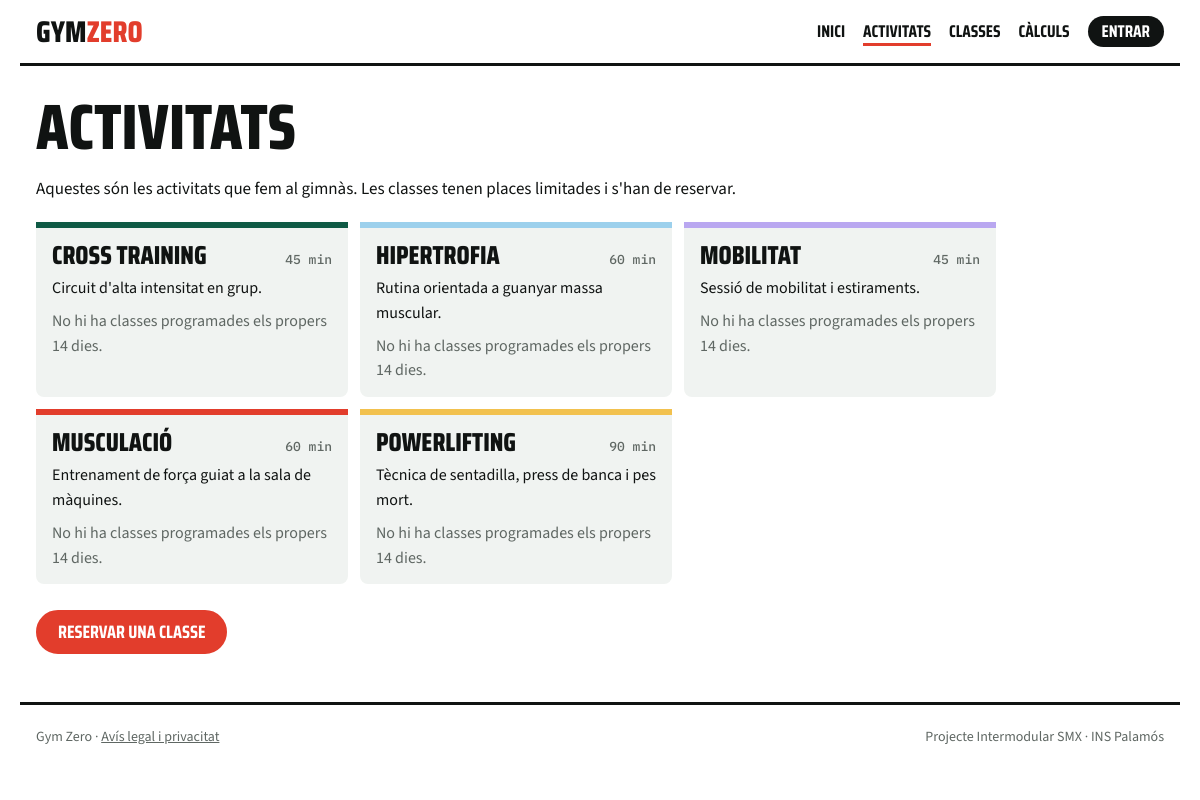
The page /activitats/index.php on the database its author committed.
### tables this page shows
CREATE TABLE activitats (
  id                 INT UNSIGNED AUTO_INCREMENT PRIMARY KEY,
  nom                VARCHAR(60)  NOT NULL,
  descripcio         TEXT         NULL,
  durada_min         SMALLINT UNSIGNED NOT NULL DEFAULT 60,
  places_per_defecte SMALLINT UNSIGNED NOT NULL DEFAULT 15,
  activa             TINYINT(1)   NOT NULL DEFAULT 1,
  CONSTRAINT uq_activitats_nom UNIQUE (nom)
);

### www/inc/sessio.php (called while the page is built, shortened)
<?php
function h($text)
{
    return htmlspecialchars((string) $text, ENT_QUOTES, 'UTF-8');
}
function usuari_actual()
{
    return $_SESSION['usuari'] ?? null;
}
function color_activitat($id)
{
    $colors = [
        ['var(--vermell)', true], ['var(--pista)', true], ['var(--sorra)', false], ['var(--cel)', false],
        ['var(--lila)', false], ['var(--forca)', true], ['var(--cames)', false], ['var(--cardio)', true],
    ];
    return $colors[($id - 1) % count($colors)];
}

### www/activitats/index.php (the view, shortened to what this page needs)
<?php
require_once __DIR__ . '/../inc/sessio.php';
require_once __DIR__ . '/../inc/bd.php';
$activitats = $connexio->query(
    'SELECT id, nom, descripcio, durada_min FROM activitats WHERE activa = 1 ORDER BY nom'
)->fetchAll();
$classes = [];
$titol = 'Activitats';
require __DIR__ . '/../inc/capcalera.php';
?>
<p>Aquestes són les activitats que fem al gimnàs. Les classes tenen places limitades i s'han de reservar.</p>
<div class="fitxes">
  <?php foreach ($activitats as $a): [$color] = color_activitat($a['id']); ?>
    <article style="--c: <?= $color ?>">
      <div class="zc"><h2><?= h($a['nom']) ?></h2><span><?= (int) $a['durada_min'] ?> min</span></div>
      <p><?= h($a['descripcio']) ?></p>
      <?php if (empty($classes[$a['id']])): ?>
        <p class="subtil">No hi ha classes programades els propers 14 dies.</p>
      <?php endif; ?>
    </article>
  <?php endforeach; ?>
</div>
<a class="btn" href="../reserves/">Reservar una classe</a>
<?php require __DIR__ . '/../inc/peu.php'; ?>

### www/inc/capcalera.php (shortened to what this page needs)
<?php
$u = usuari_actual();
$arrel = $arrel ?? '../';
$portada = $portada ?? false;
$seccio = basename(dirname($_SERVER['SCRIPT_NAME']));
function enllac($href, $text, $carpeta)
{
    global $seccio;
    $actual = $seccio === $carpeta ? ' aria-current="page"' : '';
    return '<a href="' . $href . '"' . $actual . '>' . $text . '</a>';
}
?>
<!DOCTYPE html>
<html lang="ca">
<head>
  <link rel="stylesheet" href="<?= $arrel ?>css/estil.css">
</head>
<body<?= $portada ? ' class="portada"' : '' ?>>
  <header class="capcalera">
    <div class="wrap">
      <a class="logo" href="<?= $arrel ?: './' ?>">Gym<em>Zero</em></a>
      <nav>
        <a href="<?= $arrel ?: './' ?>"<?= $portada ? ' aria-current="page"' : '' ?>>Inici</a>
        <?= enllac($arrel . 'activitats/', 'Activitats', 'activitats') ?>
        <?= enllac($arrel . 'reserves/', 'Classes', 'reserves') ?>
        <?= enllac($arrel . 'calculs/', 'Càlculs', 'calculs') ?>
        <?php if ($u): ?>
          <?= enllac($arrel . 'client/', 'La meva àrea', 'client') ?>
          <?php if ($u['rol'] === 'admin'): ?>
            <?= enllac($arrel . 'admin/', 'Administració', 'admin') ?>
          <?php endif; ?>
          <span class="qui"><?= h($u['nom']) ?></span>
          <a href="<?= $arrel ?>compte/logout.php">Sortir</a>
        <?php else: ?>
          <a class="entrar" href="<?= $arrel ?>compte/login.php">Entrar</a>
        <?php endif; ?>
      </nav>
    </div>
  </header>
<?php if (!$portada): ?>
  <main class="wrap pagina">
    <div class="card">
      <h1><?= h($titol) ?></h1>
<?php endif; ?>

### www/inc/peu.php
<?php if (!($portada ?? false)): ?>
    </div>
  </main>
<?php endif; ?>
  <footer class="peu"><div class="wrap"><span>Gym Zero · <a href="<?= $arrel ?>legal/">Avís legal i privacitat</a></span><span>Projecte Intermodular SMX · INS Palamós</span></div></footer>
</body>
</html>

### www/css/estil.css (style rules this page uses)
:root { --fons: #ffffff; --tinta: #101312; --mut: #5f6763; --linia: #dde2de; --gris: #f0f3f1; --pista: #0f5a45; --vermell: #e23d2c; --cel: #9cd0ec; --sorra: #f2c14e; --lila: #b9a7f0; --forca: #3b6fd8; --cames: #e8913a; --cardio: #3f9e6a; --titol: "Saira Condensed", "Arial Narrow", sans-serif; --text: "Source Sans 3", system-ui, sans-serif; --mono: "IBM Plex Mono", ui-monospace, monospace; }
* { box-sizing: border-box; }
body { margin: 0; background: var(--fons); color: var(--tinta); font: 400 17px/1.5 var(--text); }
a { color: inherit; }
.wrap { max-width: 1160px; margin: 0 auto; padding: 0 16px; }
.capcalera .wrap { display: flex; flex-wrap: wrap; align-items: center; justify-content: space-between; gap: 10px 24px; padding-block: 16px; border-bottom: 3px solid var(--tinta); }
.logo { font: 800 30px/1 var(--titol); text-transform: uppercase; text-decoration: none; }
.logo em { font-style: normal; color: var(--vermell); }
.capcalera nav { display: flex; flex-wrap: wrap; align-items: center; gap: 4px 18px; font: 700 17px/1 var(--titol); text-transform: uppercase; }
.capcalera nav a { text-decoration: none; padding-block: 6px; }
.capcalera nav a[aria-current="page"] { box-shadow: inset 0 -3px 0 var(--vermell); }
.capcalera nav .entrar { background: var(--tinta); color: var(--fons); padding: 7px 14px; border-radius: 99px; }
.peu .wrap { margin-top: 48px; padding-block: 22px 40px; border-top: 3px solid var(--tinta); display: flex; flex-wrap: wrap; justify-content: space-between; gap: 8px; font-size: 14px; color: var(--mut); }
.pagina { padding-top: 32px; }
.card { max-width: 960px; overflow-x: auto; }
h1 { margin: 0 0 20px; font: 800 clamp(40px, 7vw, 64px)/.9 var(--titol); text-transform: uppercase; text-wrap: balance; }
h2 { margin: 36px 0 8px; font: 800 30px/1 var(--titol); text-transform: uppercase; }
p { line-height: 1.55; }
.subtil { color: var(--mut); font-size: 15px; }
button, .btn { display: inline-block; margin-top: 18px; padding: 11px 20px; border: 2px solid var(--vermell); border-radius: 99px; background: var(--vermell); color: #fff; font: 700 18px/1 var(--titol); text-transform: uppercase; text-decoration: none; cursor: pointer; }
.zc { display: flex; flex-wrap: wrap; justify-content: space-between; align-items: baseline; gap: 2px 10px; }
.zc span { font: 500 13px/1 var(--mono); color: var(--mut); }
.fitxes { display: grid; grid-template-columns: repeat(auto-fill, minmax(280px, 1fr)); gap: 12px; margin: 20px 0 8px; }
.fitxes article { border-top: 6px solid var(--c); background: var(--gris); border-radius: 0 0 8px 8px; padding: 14px 16px; }
.fitxes h2 { margin: 0; font-size: 26px; }
.fitxes p { margin: 8px 0 0; font-size: 16px; }

### rows shown on the page
activitats: nom "CROSS TRAINING", durada_min "45", descripcio "Circuit d'alta intensitat en grup.", shows "No hi ha classes programades els propers 14 dies."
activitats: nom "HIPERTROFIA", durada_min "60", descripcio "Rutina orientada a guanyar massa muscular.", shows "No hi ha classes programades els propers 14 dies."
activitats: nom "MOBILITAT", durada_min "45", descripcio "Sessió de mobilitat i estiraments.", shows "No hi ha classes programades els propers 14 dies."
activitats: nom "MUSCULACIÓ", durada_min "60", descripcio "Entrenament de força guiat a la sala de màquines.", shows "No hi ha classes programades els propers 14 dies."
activitats: nom "POWERLIFTING", durada_min "90", descripcio "Tècnica de sentadilla, press de banca i pes mort.", shows "No hi ha classes programades els propers 14 dies."

### other values the page prints
$text "ACTIVITATS CLASSES CÀLCULS"
